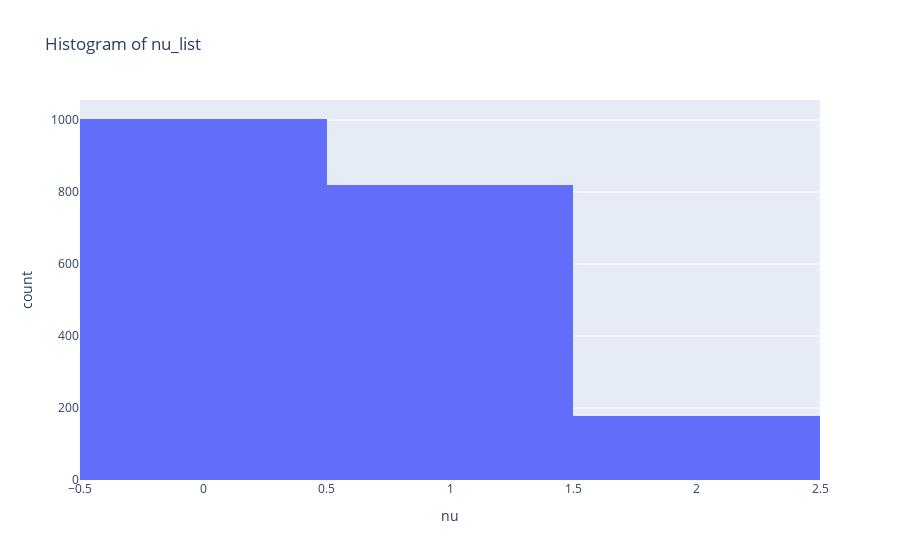
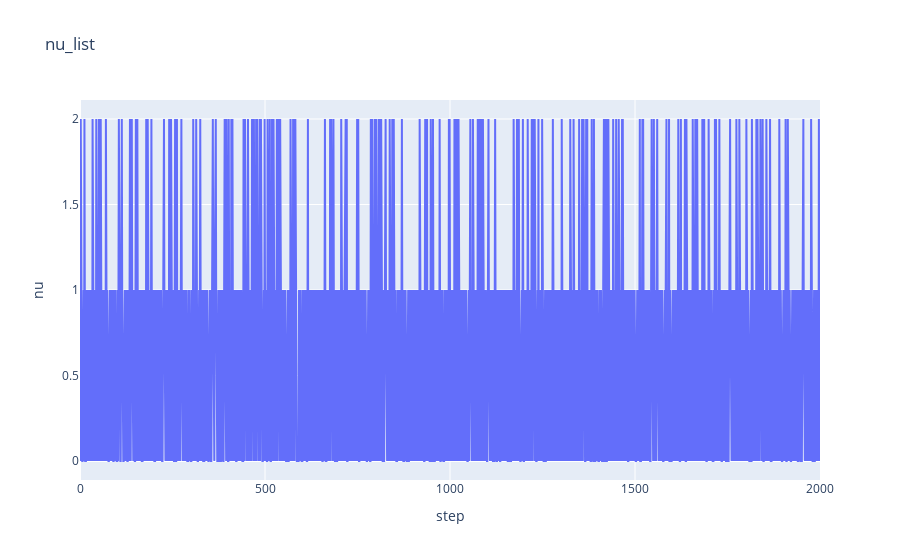

These figures' notebook cell, in order:
### Markdown cell above
3\. Simulate a trajectory of the chain for $n_{\max} = 2000$ starting from $X(0) = 1$. Plot the histogram of the states visited by the chain.

### Code cell
nmax=2000
nu0=1
rng=42
P=np.array([[0.2,0.7,0.1],[0.9,0,0.1],[0.2,0.8,0]])
nu_list=simulate_dthmc(nmax,rng,nu0,P)
fig=go.Figure(data=[go.Histogram(x=nu_list,nbinsx=3)])
fig.update_layout(title_text='Histogram of nu_list',xaxis_title_text='nu',yaxis_title_text='count')
fig.show()

#draw the trajectory
fig=go.Figure( data=[go.Scatter(x=[x for x in range(nmax+1)],y=nu_list,mode='lines')])
fig.update_layout(title_text='nu_list',xaxis_title_text='step',yaxis_title_text='nu')
fig.show()

### Figure 1 — Plotly figure (JSON) as saved in the notebook; plotly's stock layout.template omitted (floating-point values rounded to 4 significant figures; data arrays with more than 128 entries replaced by an {"elided": "..."} marker saying what was removed)
{"data": [{"nbinsx": 3, "type": "histogram", "x": {"elided": "2001 int values"}}], "layout": {"title": {"text": "Histogram of nu_list"}, "xaxis": {"title": {"text": "nu"}}, "yaxis": {"title": {"text": "count"}}}}

### Figure 2 — Plotly figure (JSON) as saved in the notebook; plotly's stock layout.template omitted (floating-point values rounded to 4 significant figures; data arrays with more than 128 entries replaced by an {"elided": "..."} marker saying what was removed)
{"data": [{"mode": "lines", "type": "scatter", "x": {"elided": "2001 int values"}, "y": {"elided": "2001 int values"}}], "layout": {"title": {"text": "nu_list"}, "xaxis": {"title": {"text": "step"}}, "yaxis": {"title": {"text": "nu"}}}}
